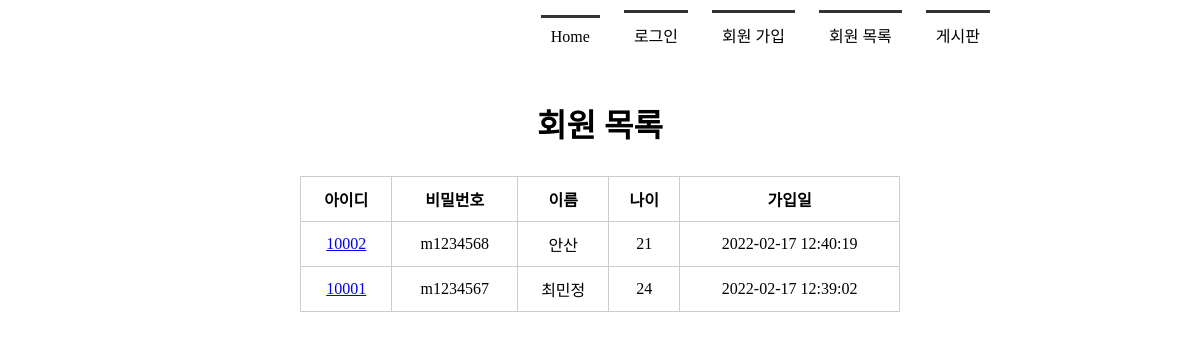
Before: /memberlist/ with the older database file.
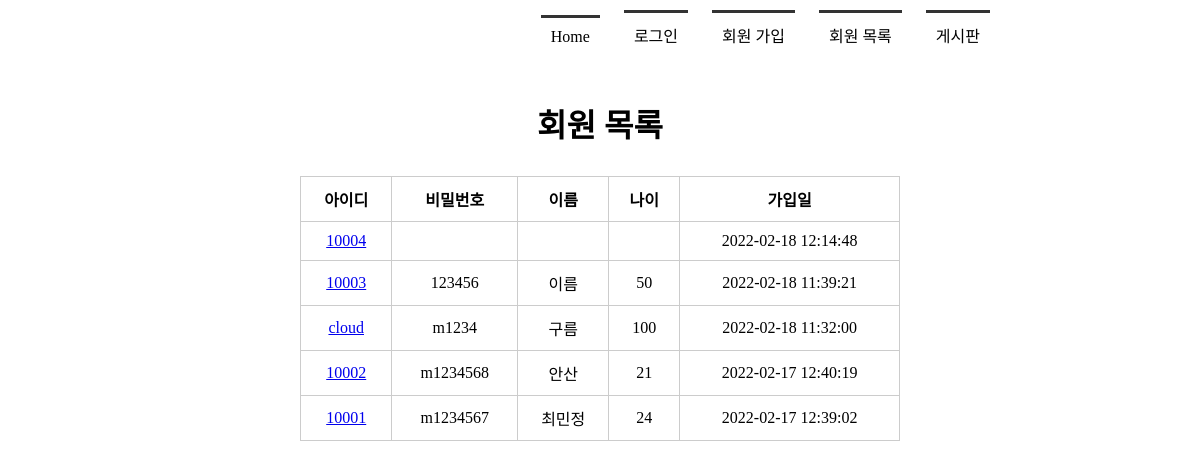
After: the same page with the newer database file.
### tables this page shows
CREATE TABLE member(
            mid char(5) PRIMARY KEY,
            passwd  char(8) NOT NULL,
            name    text NOT NULL,
            age integer,
            regDate timestamp date DEFAULT (datetime('now', 'localtime'))
        );

### app.py (the view)
@app.route('/memberlist/')
def memberlist():
    conn = getconn()
    cur = conn.cursor()
    sql = "SELECT * FROM member ORDER BY regDate DESC"
    cur.execute(sql)
    rs = cur.fetchall()
    conn.close()
    return render_template('memberlist.html', rs=rs)

### app.py (called while the page is built)
def getconn():
    conn = sqlite3.connect('./members.db')
    return conn

### templates/memberlist.html (shortened to what this page needs)
<!DOCTYPE html>
<html lang="ko">
<head>
    <link rel="stylesheet" href="{{ url_for('static', filename='style.css') }}">
</head>
<body>
    <div id="container">
        {% include 'navbar.html' %}
        <section>
            <h1>회원 목록</h1>
            <table>
                <tr>
                    <th>아이디</th>
                    <th>비밀번호</th>
                    <th>이름</th>
                    <th>나이</th>
                    <th>가입일</th>
                </tr>
                {% for i in rs %}
                <tr>
                    <td><a href="{{ url_for('member_view', id=i[0]) }}">{{ i[0] }}</a></td>
                    <td>{{ i[1] }}</td>
                    <td>{{ i[2] }}</td>
                    <td>{{ i[3] }}</td>
                    <td>{{ i[4] }}</td>
                </tr>
                {% endfor %}
            </table>
        </section>
    </div>
</body>
</html>

### templates/navbar.html
<header>
    <nav>
        <ul>
            <li><a href="{{ url_for('index') }}">Home</a></li>
            <li><a href="{{ url_for('login') }}">로그인</a></li>
            <li><a href="{{ url_for('register') }}">회원 가입</a></li>
            <li><a href="{{ url_for('memberlist') }}">회원 목록</a></li>
            <li><a href="#">게시판</a></li>
        </ul>
    </nav>
</header>

### static/style.css (style rules this page uses)
* { margin: 0; padding: 0; }
#container { width: 1000px; margin: 0 auto; }
header { height: 100px; }
nav ul { list-style: none; text-align: right; margin-right: 100px; }
nav ul li { display: inline-block; margin: 10px; border-top: 3px solid #333; padding: 10px; }
nav ul li a { text-decoration: none; color: #000; }
section { text-align:center; }
section h1 { font-size: 2em; margin-bottom: 30px; }
section table { width: 600px; margin: 0 auto; }
section table, th, td { padding: 10px; border: 1px solid #ccc; border-collapse: collapse; }

Changed rows visible on the page:
added member: mid "10004", regDate "2022-02-18 12:14:48"
added member: mid "10003", passwd "123456", name "이름", age "50", regDate "2022-02-18 11:39:21"
added member: mid "cloud", passwd "m1234", name "구름", age "100", regDate "2022-02-18 11:32:00"
